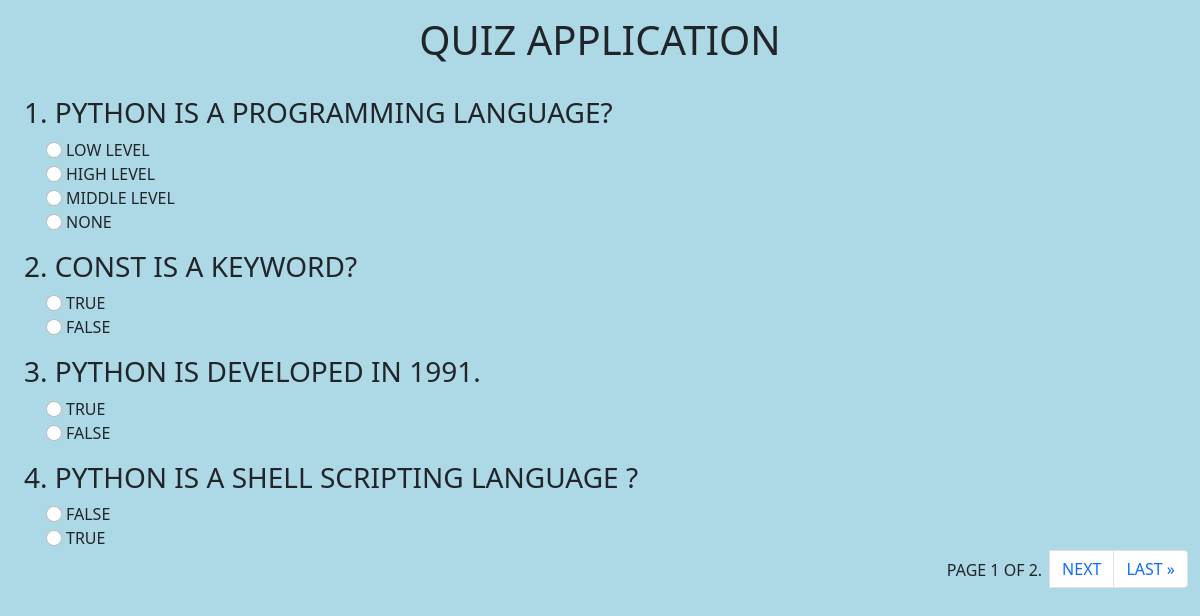
Page /myapp/2 on the committed database.
### myapp/models.py (models this page shows, shortened)
class Questions(models.Model):
    quiz=models.ForeignKey(Course,on_delete=models.CASCADE)
    qusestion_text=models.CharField(max_length=1000)
    answer=models.CharField(max_length=300)
    option1=models.CharField(max_length=300)
    option2=models.CharField(max_length=300)
    option3=models.CharField(max_length=300,blank=True)
    option4=models.CharField(max_length=300,blank=True)

### myapp/views.py (the view)
# urls.py: path('<int:pk>',views.questions,name="question"),
def questions(request,pk):
    question_list=Questions.objects.filter(quiz__id=pk)
    questions_all=[]
    total_question=0
    for question in question_list:
        questions=[]
        total_question +=1
        question_text=question.qusestion_text
        answer=question.answer
        option1=question.option1
        option2=question.option2
        options=[option1,option2]
        option3=question.option3
        if len(option3):
            options.append(option3)
        option4=question.option4
        if len(option4):
            options.append(option4)
        questions.append(total_question)
        questions.append(question_text)
        questions.append(answer)
        questions.append(options)
        questions_all.append(questions)
    paginator=Paginator(questions_all,4)
    page_number = request.GET.get('page')
    page_obj = paginator.get_page(page_number)
    return render(request,'myapp/questions.html',{"page_obj":page_obj})

### templates/myapp/questions.html (shortened to what this page needs)
{% extends 'myapp/base.html' %}
{% block one %}
{% if page_obj %}
    {% for question in page_obj %}
        <div class="container-fluid mt-3">
            <h3>{{question.0}}. {{question.1}}</h3>
            {% for option in question.3 %}
            <div class="container">
                <input type="radio" value="{{option}}" name="{{question.1}}"
                class="form-check-input m-1"
                 onclick="correct('{{question.2}}',value,'{{question.1}}+{{option}}')"/><span id="{{question.1}}+{{option}}">{{option}}</span>
            </div>
            {% endfor %}
        </div>
    {% endfor %}
{% endif%}
<div class="pagination justify-content-end">
        <span class="current p-2">
            Page {{ page_obj.number }} of {{ page_obj.paginator.num_pages }}.
        </span>
        {% if page_obj.has_next %}
            <li class="page-item"><a href="?page={{ page_obj.next_page_number }}" class="page-link">next</a></li>
            <li class="page-item"><a href="?page={{ page_obj.paginator.num_pages }}" class="page-link">last &raquo;</a></li>
        {% endif %}
</div>
{% endblock %}

### templates/myapp/base.html (shortened to what this page needs)
<!DOCTYPE html>
<html lang="en">
<head>
    <link href="https://cdn.jsdelivr.net/npm/bootstrap@5.0.2/dist/css/bootstrap.min.css" rel="stylesheet">
</head>
<body >
    <div class="container-fluid text-uppercase"
        style="background-color: lightblue; width: 100vw;height: 100vh;" >
        <h1 class="text-center p-3">Quiz Application</h1>
       {% block one %}
       {% endblock %}
    </div>
</body>
</html>

### rows in the picture
Questions: qusestion_text "PYTHON IS A PROGRAMMING LANGUAGE?", 3 "LOW LEVEL" "HIGH LEVEL" "MIDDLE LEVEL" "NONE"
Questions: qusestion_text "CONST IS A KEYWORD?", 3 "TRUE" "FALSE"
Questions: qusestion_text "PYTHON IS DEVELOPED IN 1991.", 3 "TRUE" "FALSE"
Questions: qusestion_text "PYTHON IS A SHELL SCRIPTING LANGUAGE ?", 3 "FALSE" "TRUE"

### other values in the picture
{{ question.0 }} "1" "2" "3" "4"
{{ page_obj.number }} "1"
{{ page_obj.paginator.num_pages }} "2"
